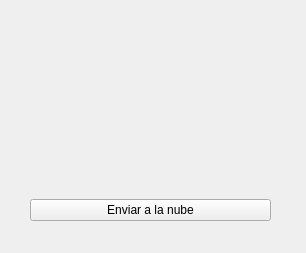
<?xml version="1.0" encoding="UTF-8"?>
<ui version="4.0">
 <class>Form</class>
 <widget class="QWidget" name="Form">
  <property name="geometry">
   <rect>
    <x>0</x>
    <y>0</y>
    <width>306</width>
    <height>253</height>
   </rect>
  </property>
  <property name="windowTitle">
   <string>Enviar a la nube</string>
  </property>
  <widget class="QWidget" name="gridLayoutWidget">
   <property name="geometry">
    <rect>
     <x>30</x>
     <y>30</y>
     <width>241</width>
     <height>191</height>
    </rect>
   </property>
   <layout class="QGridLayout" name="gridLayout">
    <item row="0" column="0">
     <widget class="QLabel" name="label">
      <property name="text">
       <string/>
      </property>
     </widget>
    </item>
    <item row="1" column="0">
     <widget class="QPushButton" name="pushButton">
      <property name="text">
       <string>Enviar a la nube</string>
      </property>
     </widget>
    </item>
   </layout>
  </widget>
 </widget>
 <resources/>
 <connections/>
</ui>
